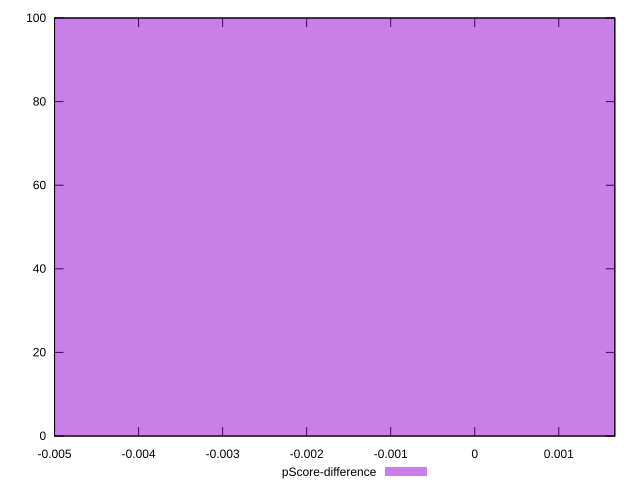

Generate this figure with gnuplot:
reset

$pScoreDifference <<EOF
0 100
EOF

set key outside below
set boxwidth 0.1
set xrange [-0.0050000000000000044:0.0016666666666665941]
set yrange [0:100]
set trange [0:100]
set style fill transparent solid 0.5 noborder
set terminal svg size 640, 490 enhanced background rgb 'white'
set output "report_00023_2021-02-20T12:14:57.249Z/unminified-javascript/samples/pages/pScore-difference/histogram.svg"

plot $pScoreDifference title "pScore-difference" with boxes

reset
